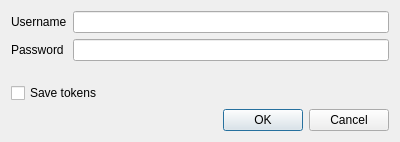
<?xml version="1.0" encoding="UTF-8"?>
<ui version="4.0">
 <class>login_dialog</class>
 <widget class="QDialog" name="login_dialog">
  <property name="geometry">
   <rect>
    <x>0</x>
    <y>0</y>
    <width>400</width>
    <height>142</height>
   </rect>
  </property>
  <property name="windowTitle">
   <string>Login</string>
  </property>
  <layout class="QVBoxLayout" name="verticalLayout">
   <item>
    <layout class="QFormLayout" name="formLayout">
     <item row="0" column="0">
      <widget class="QLabel" name="username_label">
       <property name="text">
        <string>Username</string>
       </property>
      </widget>
     </item>
     <item row="0" column="1">
      <widget class="QLineEdit" name="username"/>
     </item>
     <item row="1" column="0">
      <widget class="QLabel" name="password_label">
       <property name="text">
        <string>Password</string>
       </property>
      </widget>
     </item>
     <item row="1" column="1">
      <widget class="QgsPasswordLineEdit" name="password"/>
     </item>
    </layout>
   </item>
   <item>
    <widget class="QCheckBox" name="save_tokens">
     <property name="toolTip">
      <string>Save the tokens in the save keyring of your operating system.</string>
     </property>
     <property name="text">
      <string>Save tokens</string>
     </property>
    </widget>
   </item>
   <item>
    <widget class="QDialogButtonBox" name="buttonBox">
     <property name="orientation">
      <enum>Qt::Horizontal</enum>
     </property>
     <property name="standardButtons">
      <set>QDialogButtonBox::Cancel|QDialogButtonBox::Ok</set>
     </property>
    </widget>
   </item>
  </layout>
 </widget>
 <customwidgets>
  <customwidget>
   <class>QgsPasswordLineEdit</class>
   <extends>QLineEdit</extends>
   <header>qgspasswordlineedit.h</header>
  </customwidget>
 </customwidgets>
 <resources/>
 <connections>
  <connection>
   <sender>buttonBox</sender>
   <signal>accepted()</signal>
   <receiver>login_dialog</receiver>
   <slot>accept()</slot>
   <hints>
    <hint type="sourcelabel">
     <x>248</x>
     <y>254</y>
    </hint>
    <hint type="destinationlabel">
     <x>157</x>
     <y>274</y>
    </hint>
   </hints>
  </connection>
  <connection>
   <sender>buttonBox</sender>
   <signal>rejected()</signal>
   <receiver>login_dialog</receiver>
   <slot>reject()</slot>
   <hints>
    <hint type="sourcelabel">
     <x>316</x>
     <y>260</y>
    </hint>
    <hint type="destinationlabel">
     <x>286</x>
     <y>274</y>
    </hint>
   </hints>
  </connection>
 </connections>
</ui>
